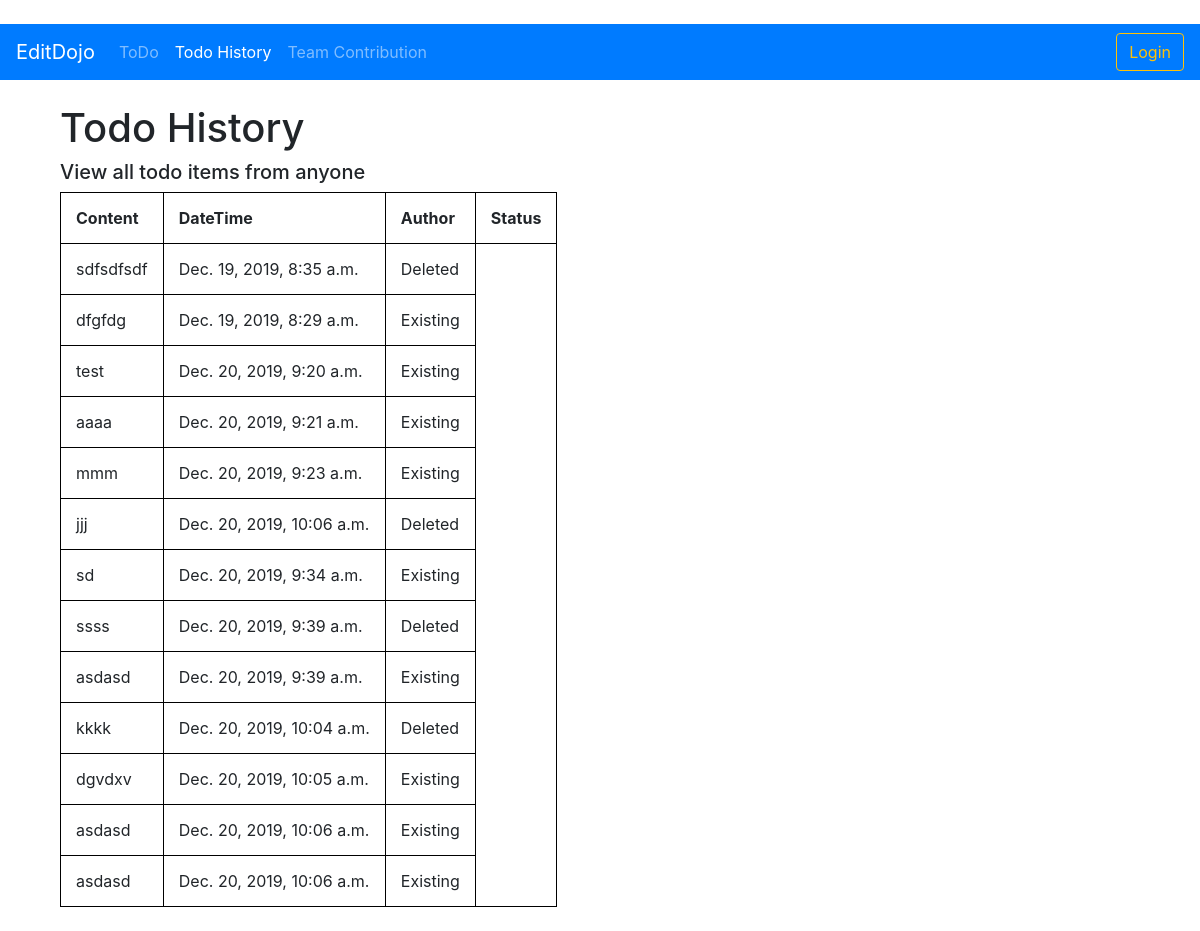
The page /todo/history/ on the database as committed earlier.
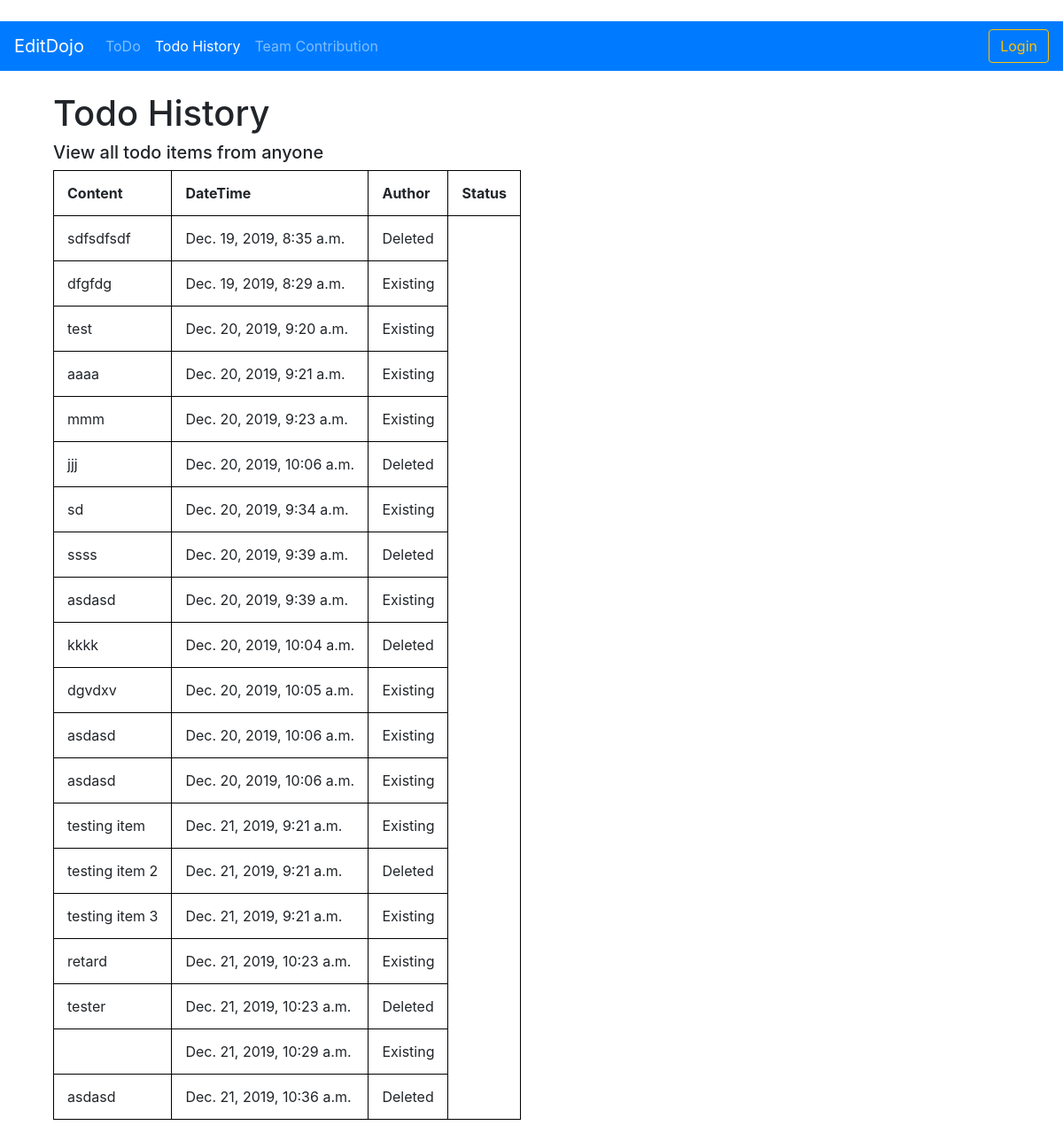
The same page on the database as committed later.
### todo/models.py (models this page shows)
class TodoItem(models.Model):
    content = models.TextField()
    date_created = models.DateTimeField(auto_now=True)
    status = models.BooleanField(default=True)
    author = models.CharField(max_length=30, null = True)

### todo/views.py (the view)
# urls.py: path('todo/history/', historyTodo),
def historyTodo(request):
    all_todo_items=TodoItem.objects.all()
    return render(request,'todohistory.html',
        {'all_items':all_todo_items, 'todo_history': 'active'})

### templates/todohistory.html (shortened to what this page needs)
{% extends 'base.html' %}
{% block content %}
<div class="container">
    <h1>Todo History</h1>
    <h5>View all todo items from anyone</h5>
    <table style="width 100">
        <tr>
            <th>Content</th>
            <th>DateTime</th>
            <th>Author</th>
            <th>Status</th>
        </tr>
        <tr>
            {% for todo_item in all_items %}
            <td>
                {{ todo_item.content }}
            </td>
            <td>
                {{ todo_item.date_created }}
            </td>
            <td>
                {% if todo_item.status == True%}
                Existing
                {% else %}
                Deleted
                {% endif %}
            </td>
        </tr>
        {% endfor %}
    </table>
</div>
{% endblock %}

### templates/base.html (shortened to what this page needs)
﻿{% load bootstrap4 %}
{% bootstrap_css %}
<!DOCTYPE html>
<html>
<head>
</head>
<body>
    <nav class="navbar navbar-expand-lg navbar-dark bg-primary">
        <a class="navbar-brand" href="/">EditDojo</a>
        <div class="collapse navbar-collapse">
            <ul class="navbar-nav">
                <li class="nav-item {{todo}}"><a class="nav-link" a href="/todo/">ToDo</a></li>
                <li class="nav-item {{todo_history}}"><a class="nav-link" href="/todo/history/">Todo History</a></li>
                <li class="nav-item {{team_contribution}}"><a class="nav-link" href="/teamContributions/">Team Contribution</a></li>
            </ul>
        </div>
        {% if user.is_authenticated %}
        <a class="btn btn-outline-warning my-2 my-sm-0" href="{% url 'logout' %}">Logout</a>
        {% else %}
        <a class="btn btn-outline-warning my-2 my-sm-0" href="{% url 'login' %}">Login</a>
        {% endif %}
    </nav>
    <br />
    <div class="container">
        <main>
            {% block content %}
            {% endblock %}
        </main>
    </div>
    <br />
</body>
</html>

### templates/base.html (style rules this page uses)
table, th, td { border: 1px solid black; border-collapse: collapse; }
th, td { padding: 15px; }

Rows that differ between the two databases and show on the page:
added TodoItem: content "testing item", date_created "Dec. 21, 2019, 9:21 a.m.", status "Existing"
added TodoItem: content "testing item 2", date_created "Dec. 21, 2019, 9:21 a.m.", status "Deleted"
added TodoItem: content "testing item 3", date_created "Dec. 21, 2019, 9:21 a.m.", status "Existing"
added TodoItem: content "retard", date_created "Dec. 21, 2019, 10:23 a.m.", status "Existing"
added TodoItem: content "tester", date_created "Dec. 21, 2019, 10:23 a.m.", status "Deleted"
added TodoItem: date_created "Dec. 21, 2019, 10:29 a.m.", status "Existing"
added TodoItem: content "asdasd", date_created "Dec. 21, 2019, 10:36 a.m.", status "Deleted"
